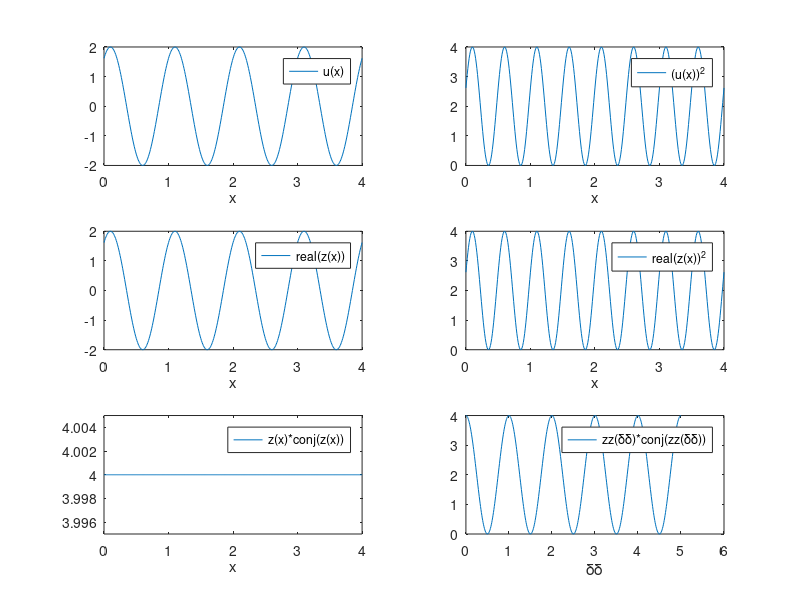

The MATLAB script that drew this image:
% I4COSINTS
% Intensity in real and complex notation
% Real notation for maxima
function I4COSINTS;
x = (0:0.01:4);
Lamda = 1;
A = 1;
t = 1;
T = 10;
Delta = 0;
u = A*cos(2*pi*(x/Lamda-t/T)) +A*cos(2*pi*((x-Delta)/Lamda-t/T));

figure(1);
subplot(3,2,1);
plot(x,u);
axis([0 4 -2 2]);
xlabel('x');
legend('u(x)');

subplot(3,2,2);
plot(x,u.^2);
axis([0 4 0 4]);
xlabel('x');
legend('(u(x))^2');


% The time average of the intensity is 1/2 of the maximum value 4
t = 1;

% Complex notation
% i = sqrt(-1)
z = exp(i*2*pi*(x/Lamda-t/T))+A*exp(i*2*pi*((x-Delta)/Lamda-t/T));
% The real part of z(x) is real(z(x))
subplot(3,2,3);
plot(x,real(z));
axis([0 4 -2 2]);
xlabel('x');
legend('real(z(x))');

% The real part squared is (real(z(x)))^2

subplot(3,2,4);
plot(x,real(z).^2);
axis([0 4 0 4]);
xlabel('x');
legend('real(z(x))^2');

% When taking z time z*, the time dependence is automatically eliminated and we get
% twice of the average value.

subplot(3,2,5);
plot(x,z.*conj(z));
axis([0 4 3.995 4.005]);
xlabel('x');
legend('z(x)*conj(z(x))');

% Complex notation and dependance on the optical path difference DeltaDelta
x = 1;
DeltaDelta = (0:0.01:5);
zz = exp(i*2*pi*(x/Lamda-t/T))+A*exp(i*2*pi*((x-DeltaDelta)/Lamda-t/T));

subplot(3,2,6);
plot(DeltaDelta,zz.*conj(zz));
axis([0 6 0 4]);
xlabel('\delta\delta');
legend('zz(\delta\delta)*conj(zz(\delta\delta))');
% We see the "fringe pattern"
